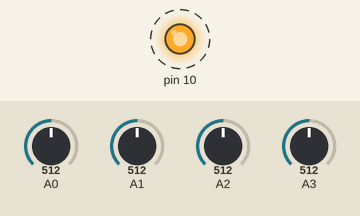
The sketch below on a simulated Arduino Uno, built with avr-gcc and run on an emulated ATmega328P. Parts: output pins drawn as LEDs (lit = HIGH). Dashed ring = blinking. The inputs (shaded band) are chosen by the test bench; at power-on: A0 = 512, A1 = 512, A2 = 512, A3 = 512. What the sketch prints to the serial monitor is not drawn.

Above: at 0.5 s.
Timing chart, 0 to 4.7 s (numbered marks = the images above):
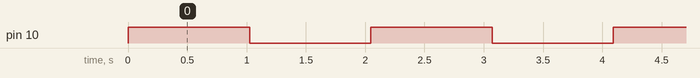

The sketch:

sketch_dec17a.ino
```cpp
void setup() {
  pinMode(10, OUTPUT);
  Serial.begin(9600);
}

void voltmeter(int pin, char s[]) {
  int val = analogRead(pin);
  float voltage = 0.0049 * val;
  Serial.print(s);
  Serial.print(":");
  Serial.println(voltage);
}

void loop() {
  unsigned long time = millis() / 1000;

  voltmeter(A0, "V0");
  voltmeter(A1, "V1");
  voltmeter(A2, "V2");
  voltmeter(A3, "V3");

  if(time % 2 == 0) digitalWrite(10, HIGH);
  else digitalWrite(10, LOW);

  delay(100);

  Serial.print(0);
  Serial.print(" ");
  Serial.println(5);
}
```

Measured:
- by itself, pin 10: alternates HIGH for 1.0 s and LOW for 1.0 s
